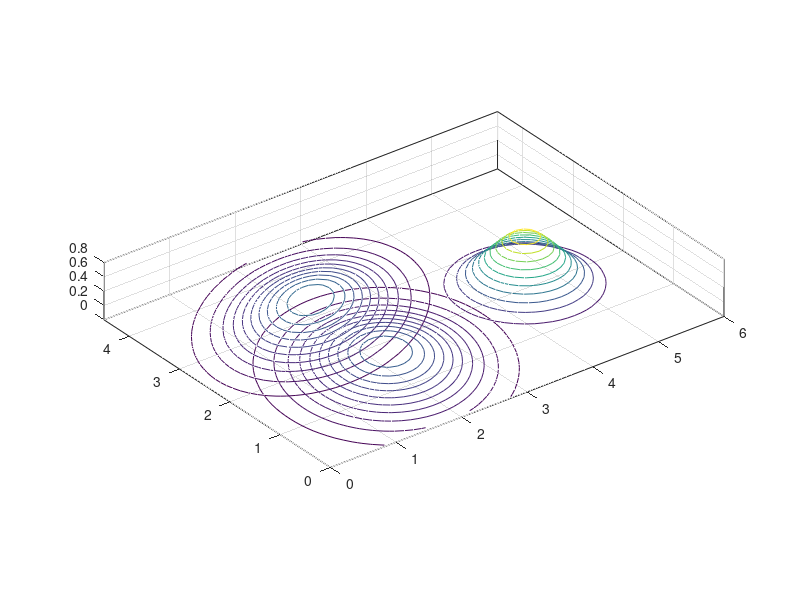
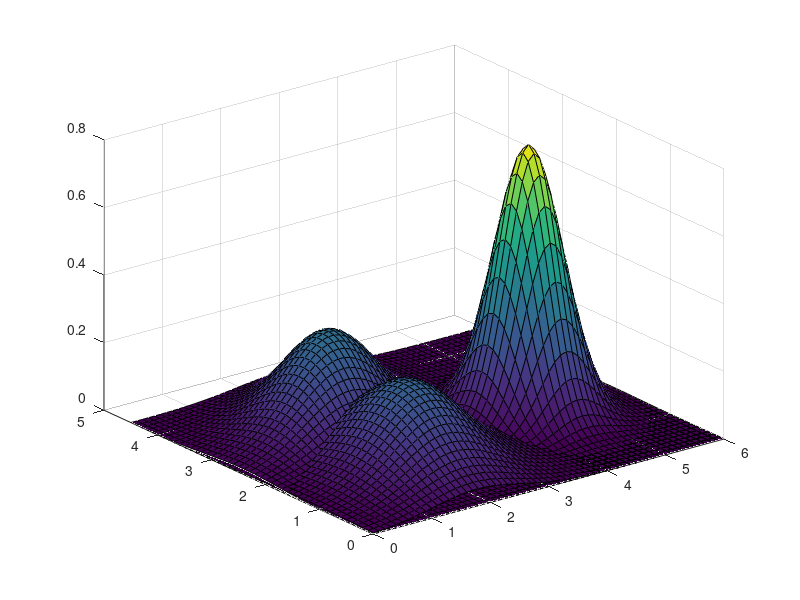
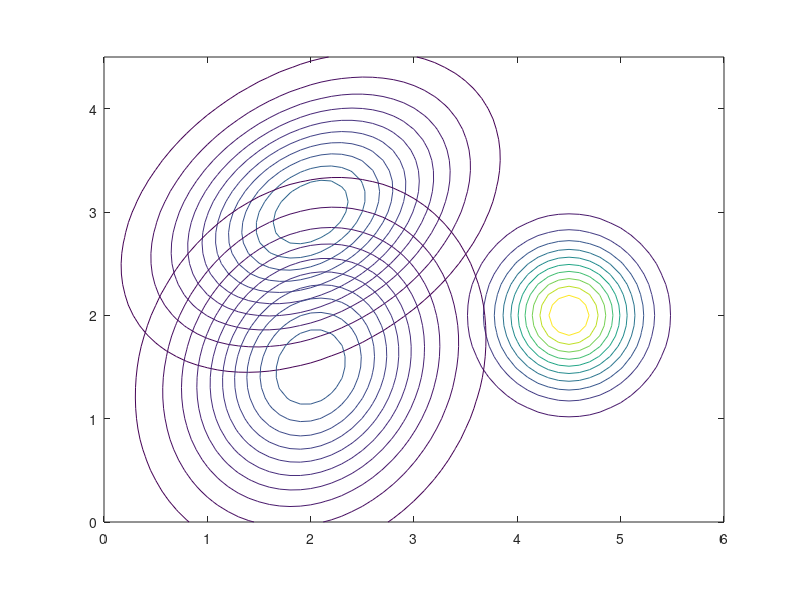

Source code (MATLAB) for these figures, in order:
mu1a = [2 3];   Sigma1a = [.7 .2; .2 .5];
mu1b = [4.5 2]; Sigma1b = [.2 0; 0 .2];
mu2  = [2 1.5]; Sigma2 = [.6 .1; .1 .7];

x = -0:.1:6; %// x axis
y = -0:.1:4.5; %// y axis

[X Y] = meshgrid(x,y); %// all combinations of x, y
Z1a = mvnpdf([X(:) Y(:)],mu1a,Sigma1a); %// compute Gaussian pdf
Z1a = reshape(Z1a,size(X)); %// put into same size as X, Y

Z1b = mvnpdf([X(:) Y(:)],mu1b,Sigma1b); %// compute Gaussian pdf
Z1b = reshape(Z1b,size(X)); %// put into same size as X, Y

Z2 = mvnpdf([X(:) Y(:)],mu2,Sigma2); %// compute Gaussian pdf
Z2 = reshape(Z2,size(X)); %// put into same size as X, Y


% surf(X,Y,Z) %// ... or 3D plot
figure(1);
contour3(X,Y,Z1a), axis equal  %// contour plot; set same scale for x and y...
hold on; contour3(X,Y,Z1b);
hold on; contour3(X,Y,Z2);

f1 = figure(2);
surf(X,Y,Z1a), %axis equal  %// contour plot; set same scale for x and y...
hold on; surf(X,Y,Z1b);
hold on; surf(X,Y,Z2);

f2 = figure(3);
contour(X,Y,Z1a), axis equal  %// contour plot; set same scale for x and y...
hold on; contour(X,Y,Z1b);
hold on; contour(X,Y,Z2);